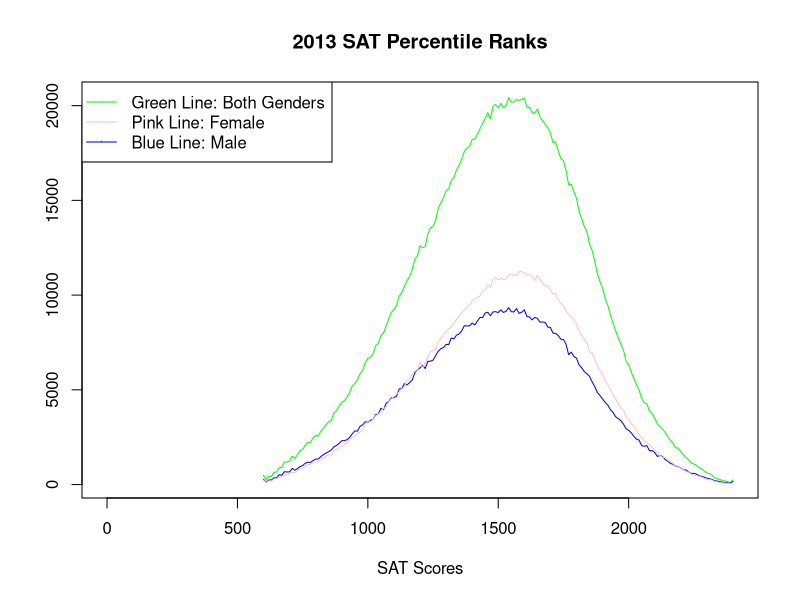

Write the R code that produced this figure.
# Store the current directory
initialdir.dir <- getwd()

# Fixed Parameters for SAT Test
minSATscore <- 0
maxSATscore <- 2400

# Loading the SAT data
SATPercentileRank <- read.table("SATPercentileRanks.txt")
# Adding the column labels
names(SATPercentileRank) = c("Scores", "MF", "MFPercentile",
                             "Males", "MalePercentile",
                             "Females", "FemalePercentile")

# Plotting the SAT scores for all students, male only, and female only.
lowerSATscore <- min(SATPercentileRank$Scores)
upperSATscore <- max(SATPercentileRank$Scores)
scores <- seq(lowerSATscore, upperSATscore, by = 10)
plot(scores, SATPercentileRank$MF, type = "l",
     xlab = "SAT Scores", ylab = "",
     main = "2013 SAT Percentile Ranks",
     col = "green",
     xlim = c(minSATscore, maxSATscore))
lines(scores, SATPercentileRank$Males, col = "blue")
lines(scores, SATPercentileRank$Females, col = "pink")

# Adding legends to the plot
legend(x = "topleft",
       legend = c("Green Line: Both Genders",
                  "Pink Line: Female",
                  "Blue Line: Male"),
       col = c("green", "pink", "blue"),
       lwd = 1, lty = c(1, 1, 1), pch = c(".", ".", "."))

# We are done and change back to the original directory
setwd(initialdir.dir)